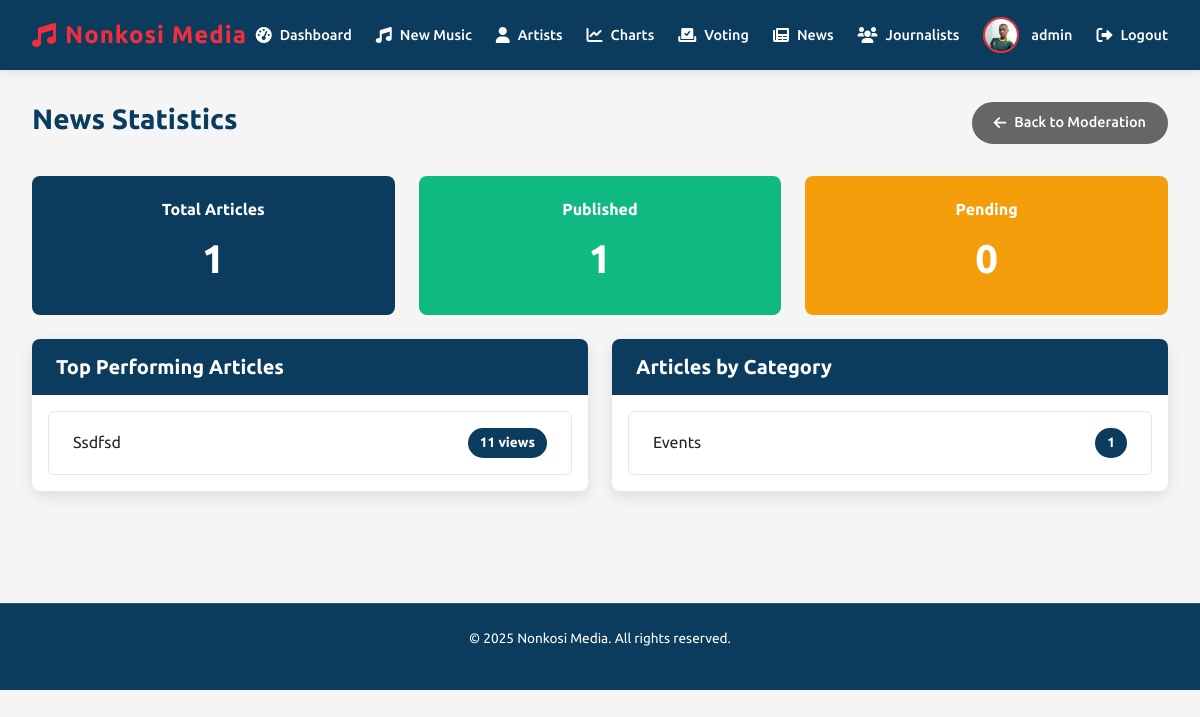
The app's page /admin/news/stats (signed in), older data.
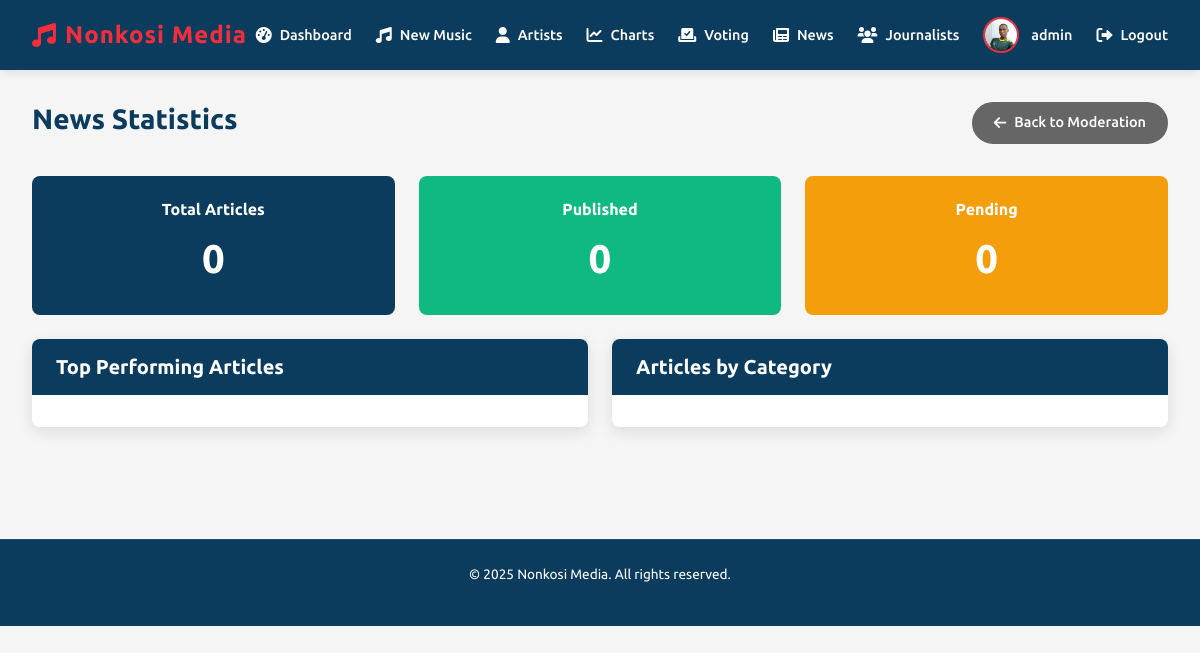
The same page, newer data.
### app.py (models this page shows)
class News(db.Model):
    id = db.Column(db.Integer, primary_key=True)
    title = db.Column(db.String(200), nullable=False)
    content = db.Column(db.Text, nullable=False)
    category = db.Column(db.String(50), nullable=False)
    image = db.Column(db.String(100), nullable=False, default='default_news.jpg')
    date_posted = db.Column(db.DateTime, nullable=False, default=datetime.utcnow)
    is_published = db.Column(db.Boolean, default=False)
    views = db.Column(db.Integer, default=0)
    user_id = db.Column(db.Integer, db.ForeignKey('user.id'), nullable=False)

### app.py (the view)
@app.route('/admin/news/stats')
@login_required
def news_stats():
    if current_user.role != 'admin':
        flash('You are not authorized to access this page', 'error')
        return redirect(url_for('home'))
    total_articles = News.query.count()
    published_articles = News.query.filter_by(is_published=True).count()
    pending_articles = News.query.filter_by(is_published=False).count()
    top_articles = News.query.order_by(News.views.desc()).limit(5).all()
    categories = db.session.query(
        News.category,
        db.func.count(News.id).label('count')
    ).group_by(News.category).all()
    return render_template('news_stats.html',
                         total_articles=total_articles,
                         published_articles=published_articles,
                         pending_articles=pending_articles,
                         top_articles=top_articles,
                         categories=categories)

### app.py (called while the page is built)
@login_manager.user_loader
def load_user(user_id):
    return User.query.get(int(user_id))

@app.context_processor
def inject_datetime():
    return {'datetime': datetime}

### templates/news_stats.html (shortened to what this page needs)
<!DOCTYPE html>
<html lang="en">
<head>
  <link rel="stylesheet" href="https://cdnjs.cloudflare.com/ajax/libs/font-awesome/6.0.0/css/all.min.css">
  <link href="https://cdn.jsdelivr.net/npm/bootstrap@5.3.0/dist/css/bootstrap.min.css" rel="stylesheet">
</head>
<body>
  <header class="header">
    <div class="logo">
      <i class="fas fa-music"></i>
      <span>Nonkosi Media</span>
    </div>
    <nav class="nav-links">
      <a href="/admin">
        <i class="fas fa-tachometer-alt"></i>
        <span>Dashboard</span>
      </a>
      <a href="/admin/upcoming_music">
        <i class="fas fa-music"></i>
        <span>New Music</span>
      </a>
      <a href="/admin/artists">
        <i class="fas fa-user"></i>
        <span>Artists</span>
      </a>
      <a href="/admin/charts_manager">
        <i class="fas fa-chart-line"></i>
        <span>Charts</span>
      </a>
      <a href="/admin/voting_events">
        <i class="fas fa-vote-yea"></i>
        <span>Voting</span>
      </a>
      <a href="/admin/news" class="active">
        <i class="fas fa-newspaper"></i>
        <span>News</span>
      </a>
      <a href="/admin/manage_journalists">
        <i class="fas fa-users"></i>
        <span>Journalists</span>
      </a>
      <div class="user-profile">
        <img src="/static/uploads/profile_pics/IMG_20231016_190958~2.jpg" alt="Admin">
        <span>{{ current_user.username }}</span>
      </div>
      <a href="/logout">
        <i class="fas fa-sign-out-alt"></i>
        <span>Logout</span>
      </a>
    </nav>
  </header>
  <main class="container">
    <div class="page-header">
      <h1 class="page-title">News Statistics</h1>
      <a href="{{ url_for('admin_news') }}" class="btn btn-secondary">
        <i class="fas fa-arrow-left"></i> Back to Moderation
      </a>
    </div>
    <div class="row mb-4">
      <div class="col-md-4">
        <div class="stat-card bg-primary">
          <h5 class="card-title">Total Articles</h5>
          <p class="card-text">{{ total_articles }}</p>
        </div>
      </div>
      <div class="col-md-4">
        <div class="stat-card bg-success">
          <h5 class="card-title">Published</h5>
          <p class="card-text">{{ published_articles }}</p>
        </div>
      </div>
      <div class="col-md-4">
        <div class="stat-card bg-warning">
          <h5 class="card-title">Pending</h5>
          <p class="card-text">{{ pending_articles }}</p>
        </div>
      </div>
    </div>
    <div class="row">
      <div class="col-md-6">
        <div class="card">
          <div class="card-header">
            <h3 class="card-title">Top Performing Articles</h3>
          </div>
          <div class="card-body">
            <ul class="list-group">
              {% for article in top_articles %}
              <li class="list-group-item">
                <span>{{ article.title }}</span>
                <span class="badge bg-primary">{{ article.views }} views</span>
              </li>
              {% endfor %}
            </ul>
          </div>
        </div>
      </div>
      <div class="col-md-6">
        <div class="card">
          <div class="card-header">
            <h3 class="card-title">Articles by Category</h3>
          </div>
          <div class="card-body">
            <ul class="list-group">
              {% for category in categories %}
              <li class="list-group-item">
                <span>{{ category[0] }}</span>
                <span class="badge bg-primary">{{ category[1] }}</span>
              </li>
              {% endfor %}
            </ul>
          </div>
        </div>
      </div>
    </div>
  </main>
  <footer>
    <p>© {{ datetime.now().year }} Nonkosi Media. All rights reserved.</p>
  </footer>
</body>
</html>

Row changes from the older to the newer data that the page shows:
removed News: title "Ssdfsd", views "11", category "Events", category "1"
Text that changed along with them:
{{ total_articles }}: "1" → "0"
{{ published_articles }}: "1" → "0"
